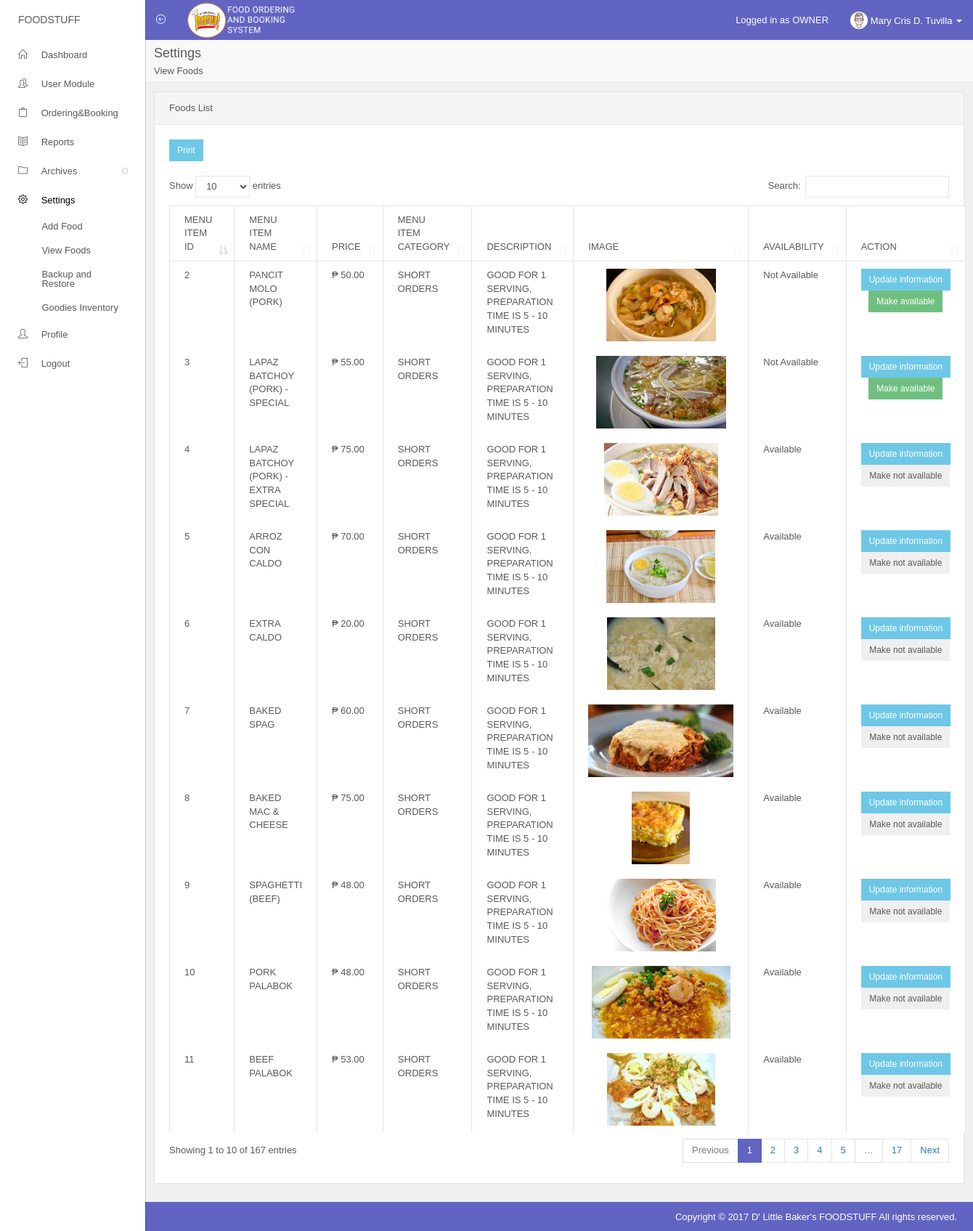
Screenshot of /view-food.php (signed in) with the database file from the repository.
### tables this page shows
CREATE TABLE `menu_item_table` (
  `menuitemid` int(6) NOT NULL AUTO_INCREMENT,
  `menucategoryid` int(6) DEFAULT NULL,
  `menuitemname` varchar(60) DEFAULT NULL,
  `menuitemdescription` text,
  `price` double DEFAULT NULL,
  `imagelocation` varchar(300) DEFAULT NULL,
  `isavailable` tinyint(1) DEFAULT '0',
  PRIMARY KEY (`menuitemid`),
  KEY `FK_menu_item_table` (`menucategoryid`),
  CONSTRAINT `FK_menu_item_table` FOREIGN KEY (`menucategoryid`) REFERENCES `menu_category_table` (`menucategoryid`) ON DELETE CASCADE ON UPDATE CASCADE
);

### view-food.php (the view, shortened to what this page needs)
<?php
include('head.php');
?>
      <div class="main-content">
        <div class="page-title">
          <div class="title">Settings</div>
          <div class="sub-title">View Foods</div>
        </div>
        <div class="card bg-white">
          <div class="card-header">
            Foods List
          </div>
          <div class="card-block">
          <div class="row">
            <div class="col s12">
            </div>
          </div>
            <a href="print/print-view-food.php" target="blank"><button class="btn btn-info btn-sm mr5"  style="margin-bottom: 20px;">Print</button></a>
            <table id="datatabletoprint" class="table table-bordered datatable">
              <thead>
                <tr>
                  <th>Menu Item ID</th>
                  <th>Menu Item Name</th>
                  <th>Price</th>
                  <th>Menu Item Category</th>
                  <th style="width: 20px;">Description</th>
                  <th>Image</th>
                  <th>Availability</th>
                  <th>Action</th>
                </tr>
              </thead>
              <tbody>
              <?php
              $qry = mysqli_query($connection,"select * from menu_item_list_view order by menuitemid");
              while ($result = mysqli_fetch_assoc($qry)) {
                ?>
                <tr>
                    <td><?php echo $result['menuitemid']; ?></td>
                    <td><?php echo $result['menuitemname']; ?></td>
                    <td>&#8369; <?php echo number_format($result['price'],2); ?></td>
                    <td><?php echo $result['menucategoryname']; ?></td>
                    <td style="width: 200px !important;"><?php echo $result['menuitemdescription']; ?></td>
                    <td class="text-center"><img height="100px" src="<?php echo $result['imagelocation']; ?>"></td>
                    <td>
                      <?php
                      if ($result['isavailable'] == 0) {
                         echo "Available";
                       }
                       else
                       {
                        echo "Not Available";
                       }
                        ?>
                    </td>
                  <td class="text-center">
                  <a href="update-food.php?menuitemid=<?php echo $result['menuitemid']; ?>"><button class="btn btn-info  btn-sm mr5" data-toggle="tooltip" data-placement="top" title="Update information">Update information</button></a>
                  <?php if ($result['isavailable'] == 1): ?>
                    <a href="controller.php?menuitemid=<?php echo $result['menuitemid']; ?>&sourcepage=view-food&which=<?php echo $result['menuitemname']; ?>&whattodo=makeavailable" onclick="return confirm('Do you wish to make item <?php echo $result['menuitemname']; ?> to be available?');"><button class="btn btn-success  btn-sm mr5" data-toggle="tooltip" data-placement="top" title="Make available">Make available</button></a>
                  <?php endif ?>
                  <?php if ($result['isavailable'] == 0): ?>
                    <a href="controller.php?menuitemid=<?php echo $result['menuitemid']; ?>&sourcepage=view-food&which=<?php echo $result['menuitemname']; ?>&whattodo=makenotavailable" onclick="return confirm('Do you wish to make item <?php echo $result['menuitemname']; ?> to be not available?');"><button class="btn btn-error  btn-sm mr5" data-toggle="tooltip" data-placement="top" title="Make not available">Make not available</button></a>
                  <?php endif ?>
                  </td>
                </tr>
              <?php } ?>
              </tbody>
            </table>
          </div>
        </div>
      </div>
<?php
 include('foot.php');
 ?>

### datatables.css (style rules this page uses)
table.dataTable { clear: both; margin-top: 6px !important; margin-bottom: 6px !important; max-width: none !important; }
table.dataTable td, table.dataTable th { -webkit-box-sizing: content-box; -moz-box-sizing: content-box; box-sizing: content-box; }
table.dataTable thead > tr > th.sorting_asc, table.dataTable thead > tr > th.sorting_desc, table.dataTable thead > tr > th.sorting, table.dataTable thead > tr > td.sorting_asc, table.dataTable thead > tr > td.sorting_desc, table.dataTable thead > tr > td.sorting { padding-right: 30px; }
table.dataTable thead .sorting, table.dataTable thead .sorting_asc, table.dataTable thead .sorting_desc, table.dataTable thead .sorting_asc_disabled, table.dataTable thead .sorting_desc_disabled { cursor: pointer; position: relative; }
table.dataTable thead .sorting:after, table.dataTable thead .sorting_asc:after, table.dataTable thead .sorting_desc:after, table.dataTable thead .sorting_asc_disabled:after, table.dataTable thead .sorting_desc_disabled:after { position: absolute; bottom: 8px; right: 8px; display: block; font-family: 'Glyphicons Halflings'; opacity: 0.5; }
table.dataTable thead .sorting:after { opacity: 0.2; content: "\e150"; }
table.dataTable thead .sorting_asc:after { content: "\e155"; }
table.table-bordered.dataTable { border-collapse: separate !important; }
table.table-bordered.dataTable th, table.table-bordered.dataTable td { border-left-width: 0; }
table.table-bordered.dataTable th:last-child, table.table-bordered.dataTable th:last-child, table.table-bordered.dataTable td:last-child, table.table-bordered.dataTable td:last-child { border-right-width: 0; }
table.table-bordered.dataTable tbody th, table.table-bordered.dataTable tbody td { border-bottom-width: 0; }

### rows the page displays
menu_item_table: menuitemid "2", menuitemname "PANCIT MOLO (PORK)", price "50.00", menucategoryname "SHORT ORDERS", menuitemdescription "GOOD FOR 1 SERVING, PREPARATION TIME IS 5 - 10 MINUTES", imagelocation (picture), isavailable "Not Available"
menu_item_table: menuitemid "3", menuitemname "LAPAZ BATCHOY (PORK) - SPECIAL", price "55.00", menucategoryname "SHORT ORDERS", menuitemdescription "GOOD FOR 1 SERVING, PREPARATION TIME IS 5 - 10 MINUTES", imagelocation (picture), isavailable "Not Available"
menu_item_table: menuitemid "4", menuitemname "LAPAZ BATCHOY (PORK) - EXTRA SPECIAL", price "75.00", menucategoryname "SHORT ORDERS", menuitemdescription "GOOD FOR 1 SERVING, PREPARATION TIME IS 5 - 10 MINUTES", imagelocation (picture), isavailable "Available"
menu_item_table: menuitemid "5", menuitemname "ARROZ CON CALDO", price "70.00", menucategoryname "SHORT ORDERS", menuitemdescription "GOOD FOR 1 SERVING, PREPARATION TIME IS 5 - 10 MINUTES", imagelocation (picture), isavailable "Available"
menu_item_table: menuitemid "6", menuitemname "EXTRA CALDO", price "20.00", menucategoryname "SHORT ORDERS", menuitemdescription "GOOD FOR 1 SERVING, PREPARATION TIME IS 5 - 10 MINUTES", imagelocation (picture), isavailable "Available"
menu_item_table: menuitemid "7", menuitemname "BAKED SPAG", price "60.00", menucategoryname "SHORT ORDERS", menuitemdescription "GOOD FOR 1 SERVING, PREPARATION TIME IS 5 - 10 MINUTES", imagelocation (picture), isavailable "Available"
menu_item_table: menuitemid "8", menuitemname "BAKED MAC & CHEESE", price "75.00", menucategoryname "SHORT ORDERS", menuitemdescription "GOOD FOR 1 SERVING, PREPARATION TIME IS 5 - 10 MINUTES", imagelocation (picture), isavailable "Available"
menu_item_table: menuitemid "9", menuitemname "SPAGHETTI (BEEF)", price "48.00", menucategoryname "SHORT ORDERS", menuitemdescription "GOOD FOR 1 SERVING, PREPARATION TIME IS 5 - 10 MINUTES", imagelocation (picture), isavailable "Available"
menu_item_table: menuitemid "10", menuitemname "PORK PALABOK", price "48.00", menucategoryname "SHORT ORDERS", menuitemdescription "GOOD FOR 1 SERVING, PREPARATION TIME IS 5 - 10 MINUTES", imagelocation (picture), isavailable "Available"
menu_item_table: menuitemid "11", menuitemname "BEEF PALABOK", price "53.00", menucategoryname "SHORT ORDERS", menuitemdescription "GOOD FOR 1 SERVING, PREPARATION TIME IS 5 - 10 MINUTES", imagelocation (picture), isavailable "Available"

### other values shown
$result['fullname'] "Mary Cris D. Tuvilla"
